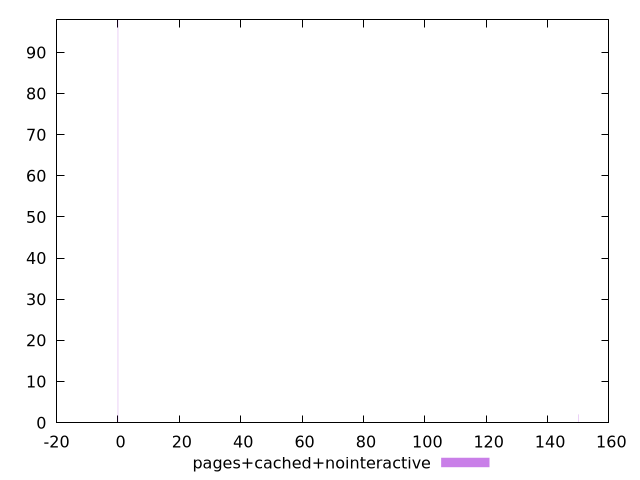

This chart was generated by the following gnuplot code:
$_pagesCachedNointeractive <<EOF
0 98
150 2
EOF
set key outside below
set terminal pngcairo
set output "report_00006_2020-11-02T20-21-41.718Z/unminified-css/pages+cached+nointeractive//raw_hist.png"
set yrange [0:98]
set boxwidth 0.1
set style fill transparent solid 0.5 noborder
plot $_pagesCachedNointeractive title "pages+cached+nointeractive" with boxes ,
